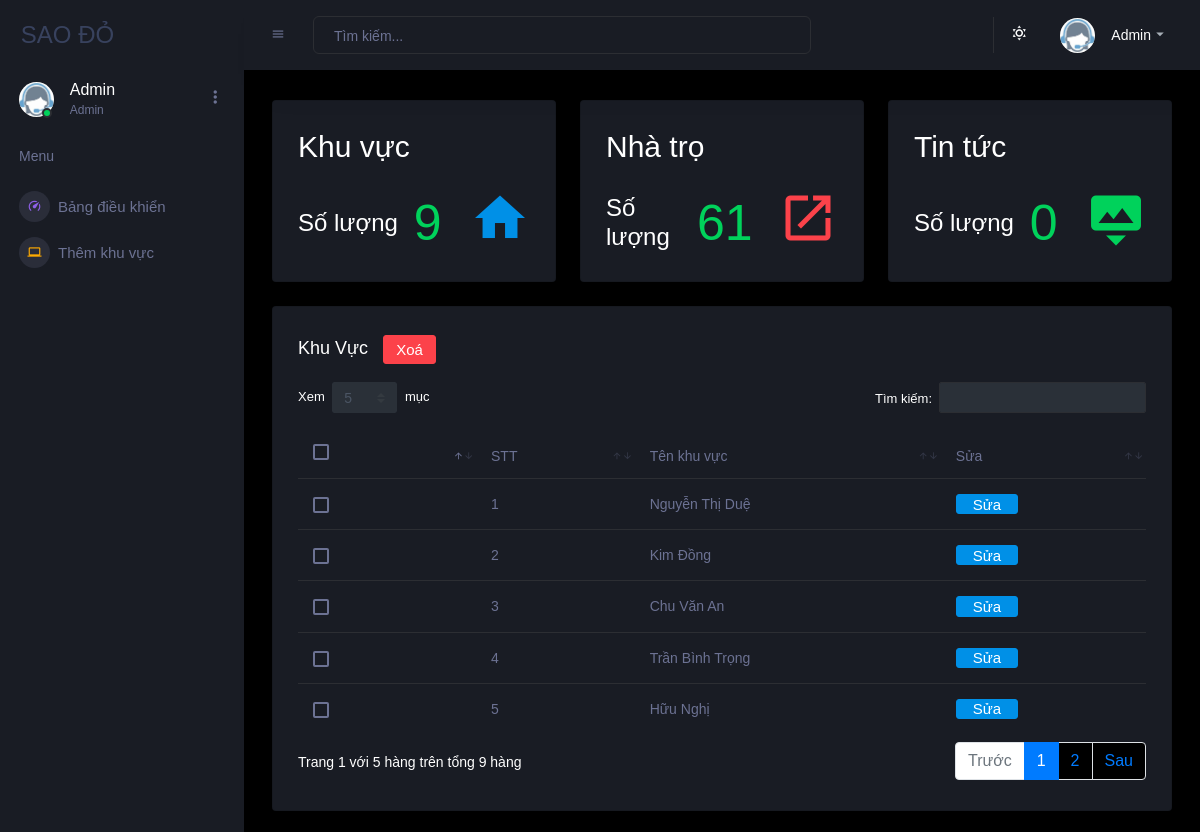
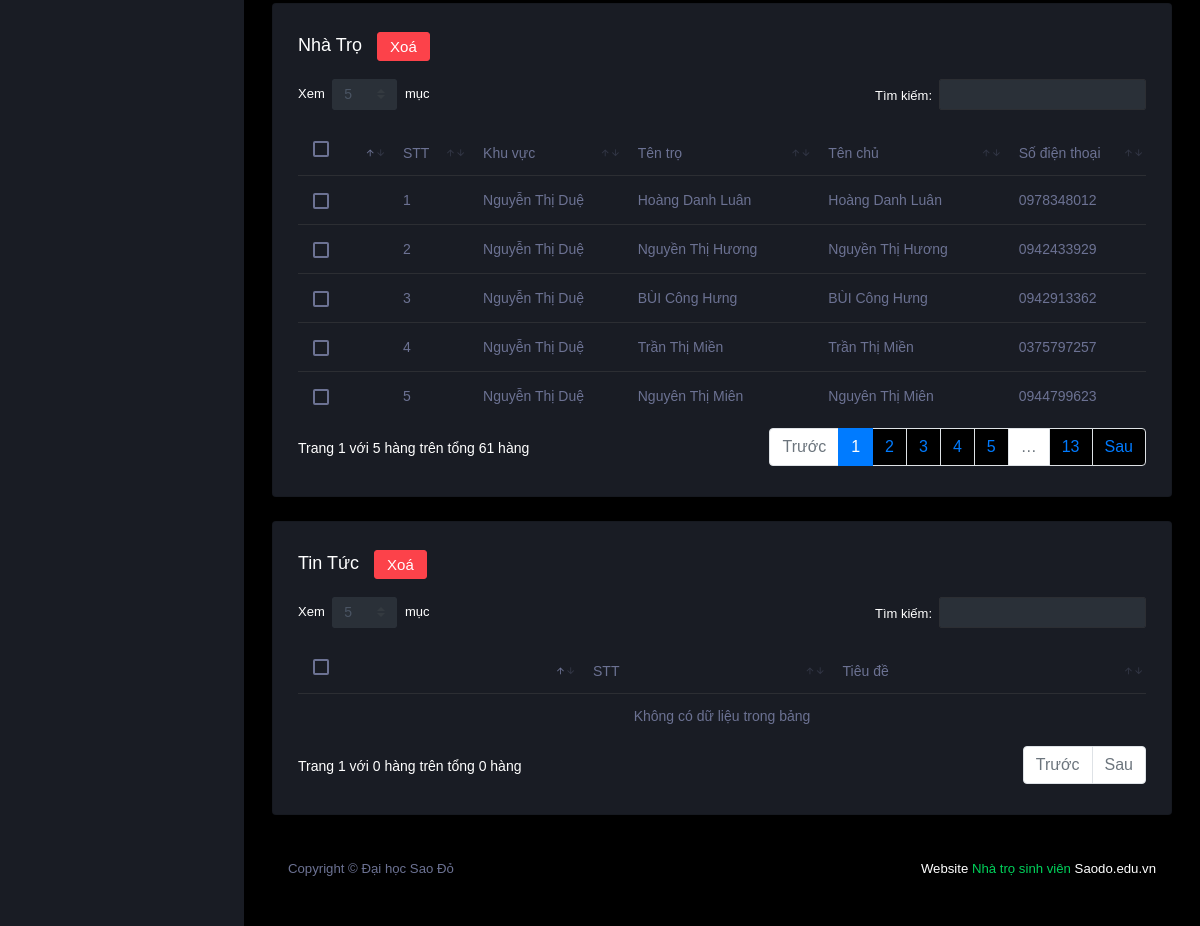
Screenshot of /admin/public/timkiem.php (signed in) with the database file from the repository (2 pictures, top to bottom).
### tables this page shows
CREATE TABLE `khuvuc` (
  `id_khuvuc` int(11) NOT NULL,
  `tenkhuvuc` varchar(30) NOT NULL
);

CREATE TABLE `nhatro` (
  `id_nhatro` int(11) NOT NULL,
  `id_khuvuc` int(11) NOT NULL,
  `id_taikhoan` int(11) NOT NULL,
  `name` varchar(30) NOT NULL,
  `price` float NOT NULL,
  `tiencoc` float NOT NULL,
  `soluong` int(11) NOT NULL,
  `loai` int(11) NOT NULL,
  `image` varchar(33) NOT NULL,
  `tenchu` varchar(30) NOT NULL,
  `sdt` varchar(10) NOT NULL,
  `diachi` varchar(100) NOT NULL,
  `link_map` varchar(10000) NOT NULL,
  `dess` varchar(100) NOT NULL,
  `trangthai` int(11) NOT NULL
);

### admin/public/timkiem.php (the view, shortened to what this page needs)
<?php
include '../include/header.php';
include '../include/navbar.php';
include '../include/connect.php';
?>
<?php
$qr_khuvuc = mysqli_query($conn, "SELECT COUNT(*) FROM khuvuc WHERE tenkhuvuc LIKE '%$noidung%'");
$count_khuvuc = mysqli_fetch_array($qr_khuvuc);
$qr_nhatro = mysqli_query($conn, "SELECT COUNT(*) FROM nhatro WHERE name LIKE '%$noidung%'");
$count_nhatro = mysqli_fetch_array($qr_nhatro);
$qr_tintuc = mysqli_query($conn, "SELECT COUNT(*) FROM tintuc WHERE tieude LIKE '%$noidung%'");
$count_tintuc = mysqli_fetch_array($qr_tintuc);
?>
<?php
$data_nhatro = mysqli_query($conn, "SELECT id_nhatro , tenkhuvuc, name, tenchu, sdt, image FROM khuvuc INNER JOIN nhatro ON khuvuc.id_khuvuc = nhatro.id_khuvuc WHERE name LIKE '%$noidung%'");
$data_khuvuc = mysqli_query($conn, "SELECT * FROM khuvuc WHERE tenkhuvuc LIKE '%$noidung%'");
?>
<?php if (isset($_SESSION['quyen']) & $_SESSION['quyen'] == '1') { ?>
<div class="main-panel">
    <div class="content-wrapper" id="mode_body">
        <div class="row">
            <div class="col-sm-4 grid-margin ">
                <div class="card" id="mode_khuvuc">
                    <div class="card-body padding-home">
                        <h2>Khu vực<?php echo ' ' . $noidung ?></h2>
                        <div class="row">
                            <div class="col-8 col-sm-12 col-xl-8 my-auto">
                                <div class="d-flex d-sm-block d-md-flex align-items-center">
                                    <h3 class="mb-0">Số lượng</h3>
                                    <p class="text-success ml-3 mb-0 font-weight-medium font-size">
                                        <?php echo $count_khuvuc['COUNT(*)'] ?>
                                    </p>
                                </div>
                            </div>
                            <div class="col-4 col-sm-12 col-xl-4 text-center text-xl-right padding-icon">
                                <i class=" mdi mdi-home icon-lg  text-primary ml-auto"></i>
                            </div>
                        </div>
                    </div>
                </div>
            </div>
            <div class="col-sm-4 grid-margin">
                <div class="card" id="mode_nhatro">
                    <div class="card-body padding-home">
                        <h2>Nhà trọ <?php echo ' ' . $noidung ?></h2>
                        <div class="row">
                            <div class="col-8 col-sm-12 col-xl-8 my-auto">
                                <div class="d-flex d-sm-block d-md-flex align-items-center">
                                    <h3 class="mb-0">Số lượng</h3>
                                    <p class="text-success ml-3 mb-0 font-weight-medium font-size">
                                        <?php echo $count_nhatro['COUNT(*)'] ?>
                                    </p>
                                </div>
                            </div>
                            <div class="col-4 col-sm-12 col-xl-4 text-center text-xl-right padding-icon">
                                <i class="icon-lg mdi mdi-open-in-new text-danger ml-auto"></i>
                            </div>
                        </div>
                    </div>
                </div>
            </div>
            <div class="col-sm-4 grid-margin">
                <div class="card" id="mode_tintuc">
                    <div class="card-body padding-home">
                        <h2>Tin tức<?php echo ' ' . $noidung ?></h2>
                        <div class="row">
                            <div class="col-8 col-sm-12 col-xl-8 my-auto">
                                <div class="d-flex d-sm-block d-md-flex align-items-center">
                                    <h3 class="mb-0">Số lượng</h3>
                                    <p class="text-success ml-3 mb-0 font-weight-medium font-size">
                                        <?php echo $count_tintuc['COUNT(*)'] ?>
                                    </p>
                                </div>
                            </div>
                            <div class="col-4 col-sm-12 col-xl-4 text-center text-xl-right padding-icon">
                                <i class="icon-lg mdi mdi-image-area-close text-success ml-auto"></i>
                            </div>
                        </div>
                    </div>
                </div>
            </div>
        </div>
        <form action="./code/xoa_khuvuc.php" method="POST">
            <div class="row">
                <div class="col-12 grid-margin">
                    <div class="card" id="mode_table_khuvuc">
                        <div class="card-body">
                            <h4 class="card-title"><span id="mode_text_table_khuvuc">Khu vực</span> &nbsp; <button
                                    class="btn btn-danger"> Xoá </button> </h4>
                            <div class="table-responsive">
                                <table class="table" id="data_khuvuc">
                                    <thead>
                                        <tr>
                                            <th>
                                                <div class="form-check form-check-muted m-0">
                                                    <label class="form-check-label">
                                                    </label>
                                                </div>
                                            </th>
                                            <th> STT </th>
                                            <th> Tên khu vực </th>
                                            <th> Sửa </th>
                                        </tr>
                                    </thead>
                                    <tbody>
                                        <?php foreach ($data_khuvuc as $key => $value) { ?>
                                        <tr>
                                            <td>
                                                <div class="form-check form-check-muted m-0">
                                                </div>
                                            </td>
                                            <td>
                                                <?php echo $key + 1 ?>
                                            </td>
                                            <td> <?php echo $value['tenkhuvuc'] ?></td>
                                            <td>
                                                <a href="edit_khuvuc.php?id=<?php echo $value['id_khuvuc'] ?>"
                                                    class="btn btn-primary">
                                                    Sửa
                                                </a>
                                            </td>
                                        </tr>
                                        <?php } ?>
                                    </tbody>
                                </table>
                            </div>
                        </div>
                    </div>
                </div>
            </div>
        </form>
        <form action="./code/xoa_nhatro.php" method="POST">
            <div class="row ">
                <div class="col-12 grid-margin">
                    <div class="card" id="mode_table_nhatro">
                        <div class="card-body">
                            <h4 class="card-title"><span id="mode_text_table_nhatro">Nhà trọ</span> &nbsp; <button
                                    class="btn btn-danger"> Xoá </button> </h4>
                            <div class="table-responsive">
                                <table class="table" id="data_nhatro">
                                    <thead>
                                        <tr>
                                            <th>
                                                <div class="form-check form-check-muted m-0">
                                                    <label class="form-check-label">
                                                    </label>
                                                </div>
                                            </th>
                                            <th> STT </th>
                                            <th> Khu vực </th>
                                            <th> Tên trọ </th>
                                            <th> Tên chủ </th>
                                            <th> Số điện thoại </th>
                                        </tr>
                                    </thead>
                                    <tbody>
                                        <?php foreach ($data_nhatro as $key => $value) { ?>
                                        <tr>
                                            <td>
                                                <div class="form-check form-check-muted m-0">
                                                </div>
                                            </td>
                                            <td>
                                                <?php echo $key + 1 ?>
                                            </td>
                                            <td> <?php echo $value['tenkhuvuc'] ?></td>
                                            <td> <?php echo $value['name'] ?> </td>
                                            <td> <?php echo $value['tenchu'] ?> </td>
                                            <td> <?php echo $value['sdt'] ?> </td>
                                        </tr>
                                        <?php } ?>
                                    </tbody>
                                </table>
                            </div>
                        </div>
                    </div>
                </div>
            </div>
        </form>
        <form action="./code/xoa_tintuc.php" method="POST">
            <div class="row ">
                <div class="col-12 grid-margin">
                    <div class="card" id="mode_table_tintuc">
                        <div class="card-body">
                            <h4 class="card-title"><span id="mode_text_table_tintuc">Tin tức</span> &nbsp; <button
                                    class="btn btn-danger"> Xoá </button> </h4>
                            <div class="table-responsive">
                                <table class="table" id="data_tintuc">
                                    <thead>
                                        <tr>
                                            <th>
                                                <div class="form-check form-check-muted m-0">
                                                    <label class="form-check-label">
                                                    </label>
                                                </div>
                                            </th>
                                            <th> STT </th>
                                            <th> Tiêu đề </th>
                                        </tr>
                                    </thead>
                                    <tbody>
                                    </tbody>
                                </table>
                            </div>
                        </div>
                    </div>
                </div>
            </div>
        </form>
        <?php include '../include/footer.php'; ?>
    </div>
</div>
</div>
</body>
</html>
<?php } else {
  echo "<script>alert('Bạn không phải admin bạn cần đăng nhập bằng tài khoản admin để quản trị dữ liệu!')</script>";
}
?>

### rows the page displays
khuvuc: tenkhuvuc "Nguyễn Thị Duệ"
khuvuc: tenkhuvuc "Kim Đồng"
khuvuc: tenkhuvuc "Chu Văn An"
khuvuc: tenkhuvuc "Trần Bình Trọng"
khuvuc: tenkhuvuc "Hữu Nghị"
nhatro: id_khuvuc.tenkhuvuc "Nguyễn Thị Duệ", name "Hoàng Danh Luân", tenchu "Hoàng Danh Luân", sdt "0978348012"
nhatro: id_khuvuc.tenkhuvuc "Nguyễn Thị Duệ", name "Nguyền Thị Hương", tenchu "Nguyền Thị Hương", sdt "0942433929"
nhatro: id_khuvuc.tenkhuvuc "Nguyễn Thị Duệ", name "BÙI Công Hưng", tenchu "BÙI Công Hưng", sdt "0942913362"
nhatro: id_khuvuc.tenkhuvuc "Nguyễn Thị Duệ", name "Trần Thị Miền", tenchu "Trần Thị Miền", sdt "0375797257"
nhatro: id_khuvuc.tenkhuvuc "Nguyễn Thị Duệ", name "Nguyên Thị Miên", tenchu "Nguyên Thị Miên", sdt "0944799623"

### other values shown
$_SESSION['taikhoan'] "Admin"
$count_khuvuc['COUNT(*)'] "9"
$count_nhatro['COUNT(*)'] "61"
$count_tintuc['COUNT(*)'] "0"
